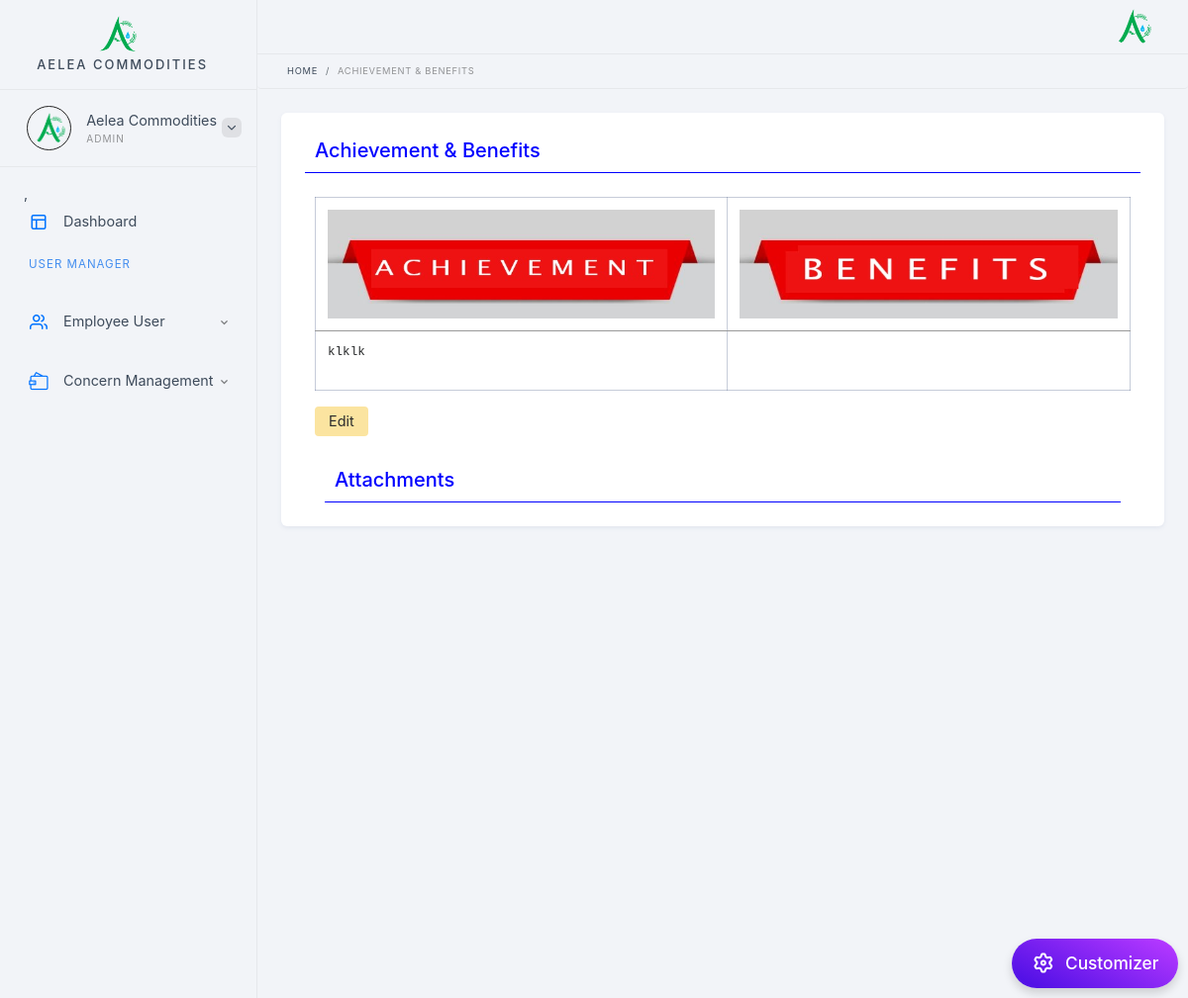
The app's page /achievement&benefits.php?task_id=116 (signed in), older data.
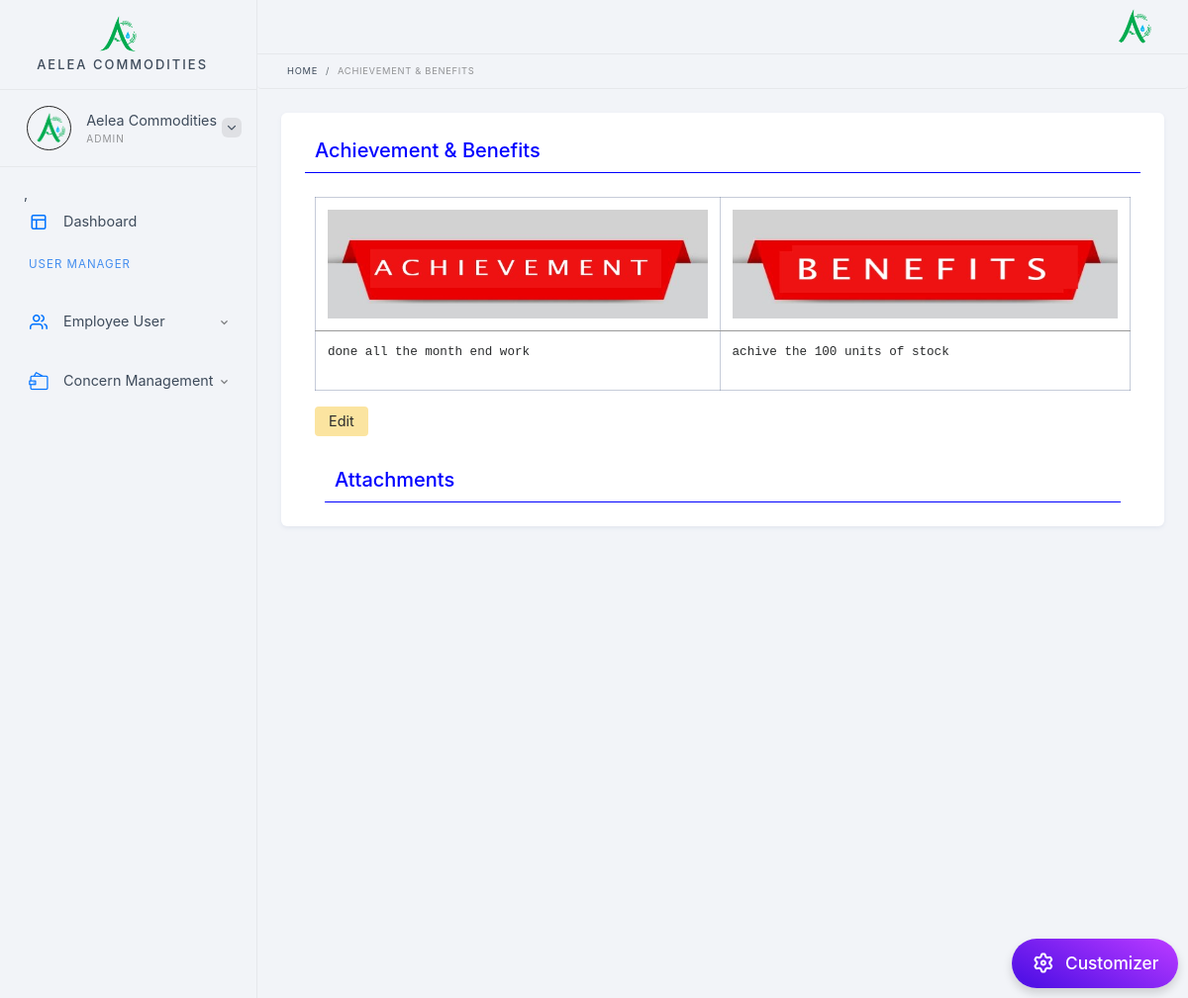
The same page, newer data.
### tables this page shows
CREATE TABLE `assign_task` (
  `task_id` int(11) NOT NULL,
  `emp_id` int(11) DEFAULT NULL,
  `task` text DEFAULT NULL,
  `assignby` varchar(255) DEFAULT NULL,
  `task_doc` varchar(255) DEFAULT NULL,
  `work_assign_date` datetime DEFAULT NULL,
  `work_due_date` datetime DEFAULT NULL,
  `work_com_date` datetime DEFAULT NULL,
  `status` varchar(255) DEFAULT NULL,
  `remark` text DEFAULT NULL,
  `Achievements` text DEFAULT NULL,
  `Benefits` text DEFAULT NULL,
  `attachments` varchar(255) DEFAULT NULL
);

### achievement&benefits.php (the view, shortened to what this page needs)
<?php
include './includes/admin_header.php';
include './includes/data_base_save_update.php';
if(isset($_GET['task_id']))
{
    $task_id=$_GET['task_id'];
}
?>
<ul class="breadcrumb">
    <li class="breadcrumb-item"><a href="Dashboard.php">Home</a></li>
    <li class="breadcrumb-item"><span>Achievement & Benefits</span></li>
</ul>
<div class="content-i">
    <div class="content-box">
        <div class="element-wrapper">
            <div class="element-box">
                <div class="row">
                    <div class="col-md-12">
                        <h5 style="color: blue;border-bottom: 1px solid blue;padding: 10px;">Achievement & Benefits</h5>
                    </div>
                </div>
                <form class="container" action="#" method="post" enctype="multipart/form-data">
                    <div class="row">
                <body>
                <div class="container mt-3">
                <table class="table table-bordered">
                    <thead>
                    <tr>
                    <th><img src="achieve1.JPG" alt="" width="500"  height="110"></th>
                    <th><img src="ben.jpg" alt="" width="500"  height="110"></th>
                    </tr>
                    </thead>
                    <tbody>
                    <?php
                 $qry = mysqli_query($connection, "SELECT `Achievements`,`Benefits`,attachments FROM assign_task where task_id=$task_id ") or die("select query fail" . mysqli_error());
                 $row = mysqli_fetch_assoc($qry);
                 $achievement = $row['Achievements'];
                 $benefit = $row['Benefits'];
                   ?>
                 <tr>
                        <td><pre><?php echo $achievement?></pre></td>
                        <td><pre><?php echo $benefit?></pre></td>
                    </tr>
                    </tbody>
                </table>
                <div>  <a href="#" class="btn btn-warning" id='edit' name = 'edit'>Edit</a>
                </body>
                    <div class="col-md-12">
                        <div>
                            <br>
                        </div>
                        <h5 style="color: blue;border-bottom: 1px solid blue;padding: 10px;">Attachments</h5>
                    </div>
                </div>
                    </div>
            </div>
        </div>
    </div>
</div>
</div>
<?php include './includes/Plugin.php'; ?>
<?php include './includes/admin_footer.php'; ?>

### includes/admin_header.php (shortened to what this page needs)
<!DOCTYPE html>
<html>
    <head>
        <link href="bower_components/select2/dist/css/select2.min.css" rel="stylesheet">
        <link href="bower_components/bootstrap-daterangepicker/daterangepicker.css" rel="stylesheet">
        <link href="bower_components/dropzone/dist/dropzone.css" rel="stylesheet">
        <link href="bower_components/datatables.net-bs/css/dataTables.bootstrap.min.css" rel="stylesheet">
        <link href="bower_components/fullcalendar/dist/fullcalendar.min.css" rel="stylesheet">
        <link href="bower_components/perfect-scrollbar/css/perfect-scrollbar.min.css" rel="stylesheet">
        <link href="bower_components/slick-carousel/slick/slick.css" rel="stylesheet">
        <link href="css/main.css?version=4.4.1" rel="stylesheet">
        <link herf="https://cdn.datatables.net/1.10.19/css/jquery.dataTables.min.css" rel="stylesheet">
    </head>
    <body class="menu-position-side menu-side-left full-screen with-content-panel">
        <div class="all-wrapper with-side-panel solid-bg-all">
            <div class="layout-w">
          <?php include './includes/sidemenu.php';?>
                <div class="content-w">
    <?php include './includes/topmenubar.php';?>

### includes/sidemenu.php (shortened to what this page needs)
                <div class="menu-w color-scheme-light color-style-transparent menu-position-side menu-side-left menu-layout-compact sub-menu-style-over sub-menu-color-bright selected-menu-color-light menu-activated-on-hover menu-has-selected-link">
                    <div class="logo-w">
                        <a class="logo" href="https://www.aeleacommodities.com">
                        <div><img src="Login and Signup Form Design\logo.jpg" alt="" width="90" height="80"></div>
                            <div class="logo-label">Aelea Commodities</div>
                        </a>
                    </div>
                    <div class="logged-user-w avatar-inline">
                        <div class="logged-user-i">
                            <div class="avatar-w"><img alt="" src="user_profile/<?php echo $_SESSION['emp_pro'];?>"></div>
                            <div class="logged-user-info-w">
                                <div class="logged-user-name"><?php echo $_SESSION['emp_name'];?></div>
                                <div class="logged-user-role"><?php echo $_SESSION['User_type'];?></div>
                            </div>
                            <div class="logged-user-toggler-arrow">
                                <div class="os-icon os-icon-chevron-down"></div>
                            </div>
                        </div>
                    </div>
                    <?php if ($_SESSION['User_type']=="admin" || $_SESSION['User_type']=="management")
                    {
                    ?>
                           <ul class="main-menu" style="height: 840px;">
,
                        <li class="">
                            <a href="Dashboard.php">
                                <div class="icon-w">
                                    <div class="os-icon os-icon-layout"></div>
                                </div><span>Dashboard</span></a>
                        </li>
                        <li class="sub-header"><span>User Manager</span></li>
                        <li class=" has-sub-menu">
                            <a href="#">
                                <div class="icon-w">
                                    <div class="os-icon os-icon-users"></div>
                                </div><span>Employee User</span></a>
                        </li>
                         <li class=" has-sub-menu">
                            <a href="#">
                                <div class="icon-w">
                                    <div class="os-icon os-icon-wallet-loaded"></div>
                                </div><span>Concern Management</span></a>
                        </li>
                    </ul>
                    <?php
 }
?>
                </div>

### includes/topmenubar.php (shortened to what this page needs)
<div class="top-bar color-scheme-transparent">
    <div class="top-menu-controls">
        <div class="logged-user-w">
            <div class="logged-user-i">
                <div class="avatar-w"><img alt="" src="user_profile/<?php echo $_SESSION['emp_pro'];?>"></div>
            </div>
        </div>
    </div>
</div>

### includes/Plugin.php (shortened to what this page needs)
    <div class="floated-customizer-btn third-floated-btn">
        <div class="icon-w"><i class="os-icon os-icon-ui-46"></i></div><span>Customizer</span></div>
</div>

### includes/admin_footer.php (shortened to what this page needs)
</body>
</html>

Row changes from the older to the newer data that the page shows:
changed assign_task: Achievements "klklk" → "done all the month end work"; Benefits (not shown) → "achive the 100 units of stock"
